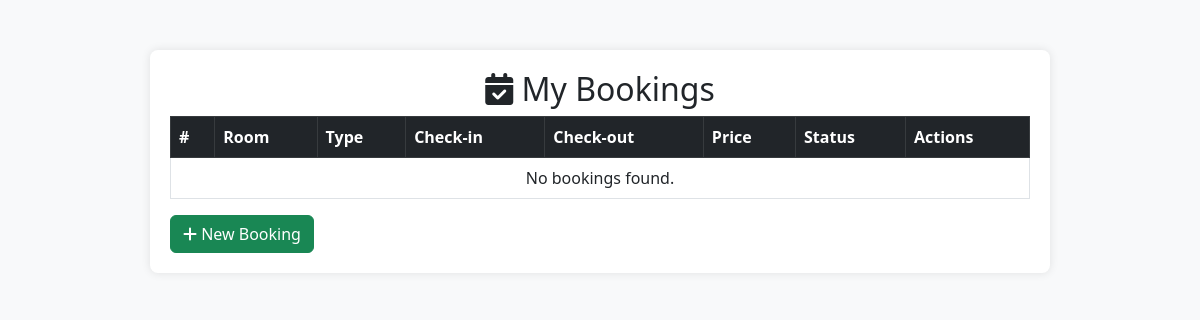
The page /user/booking/index.php (signed in) on the database as committed earlier.
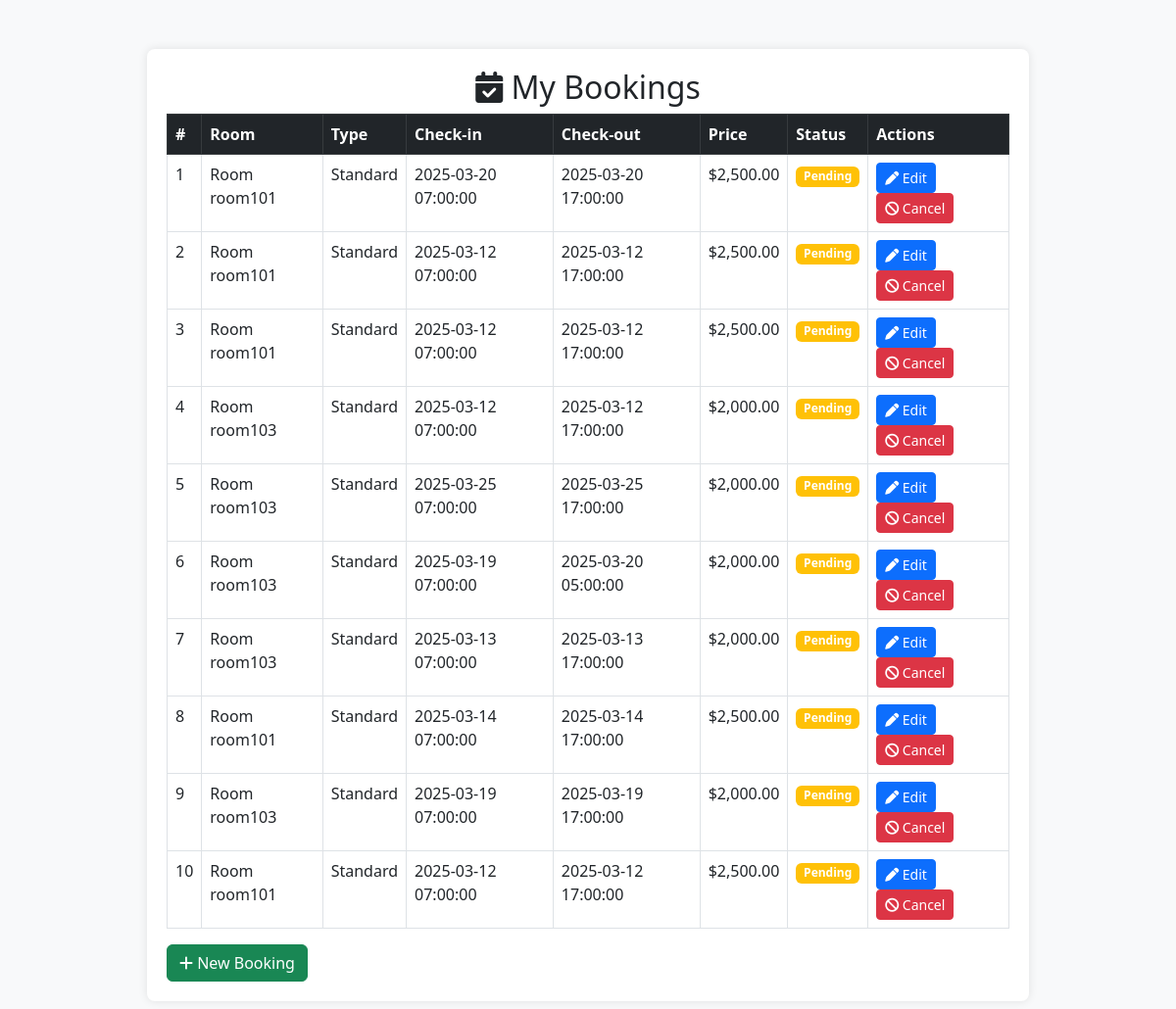
The same page on the database as committed later.
### tables this page shows
CREATE TABLE IF NOT EXISTS `booking` (
  `book_id` int(11) NOT NULL AUTO_INCREMENT,
  `account_id` int(11) DEFAULT NULL,
  `guest_id` int(11) DEFAULT NULL,
  `room_id` int(11) NOT NULL,
  `check_in` datetime NOT NULL,
  `check_out` datetime NOT NULL,
  `book_status` enum('pending','confirmed','cancelled','completed') NOT NULL,
  `reminder_sent` datetime DEFAULT NULL,
  `completion_sent` datetime DEFAULT NULL,
  `created_at` datetime NOT NULL DEFAULT current_timestamp(),
  `updated_at` timestamp NULL DEFAULT current_timestamp(),
  PRIMARY KEY (`book_id`),
  KEY `book_room_fk` (`room_id`),
  KEY `book_account_fk` (`account_id`),
  KEY `book_guest_fk` (`guest_id`)
);

CREATE TABLE IF NOT EXISTS `room` (
  `room_id` int(11) NOT NULL AUTO_INCREMENT,
  `room_code` varchar(50) NOT NULL,
  `room_type` enum('standard','premium','deluxe') NOT NULL,
  `room_status` enum('available','booked','under maintenance') NOT NULL,
  `description` text NOT NULL,
  `price` decimal(10,2) NOT NULL,
  `created_at` timestamp NOT NULL DEFAULT current_timestamp(),
  `updated_at` timestamp NOT NULL DEFAULT current_timestamp(),
  PRIMARY KEY (`room_id`),
  UNIQUE KEY `room_ code` (`room_code`)
);

### user/booking/index.php (the view, shortened to what this page needs)
<?php
include('../../resources/database/config.php');
$account_id = $_SESSION['ID'];
$sql = "SELECT b.book_id, b.room_id, b.check_in, b.check_out, b.book_status,
               r.room_code, r.room_type, r.price
        FROM booking b
        JOIN room r ON b.room_id = r.room_id
        WHERE b.account_id = ?";
$stmt = mysqli_prepare($conn, $sql);
mysqli_stmt_bind_param($stmt, "i", $account_id);
mysqli_stmt_execute($stmt);
$result = mysqli_stmt_get_result($stmt);
$bookings = [];
while ($row = mysqli_fetch_array($result)) {
    $bookings[] = $row;
}
?>
<!DOCTYPE html>
<html lang="en">
<head>
    <?php include '../bootstrap.php'; ?>
    <link rel="stylesheet" href="https://cdnjs.cloudflare.com/ajax/libs/font-awesome/6.4.2/css/all.min.css">
</head>
<body>
    <div class="container">
        <div class="table-container">
            <h2 class="text-center"><i class="fa-solid fa-calendar-check"></i> My Bookings</h2>
            <table class="table table-bordered">
                <thead class="table-dark">
                    <tr>
                        <th>#</th>
                        <th>Room</th>
                        <th>Type</th>
                        <th>Check-in</th>
                        <th>Check-out</th>
                        <th>Price</th>
                        <th>Status</th>
                        <th>Actions</th>
                    </tr>
                </thead>
                <tbody>
                    <?php if (empty($bookings)): ?>
                        <tr>
                            <td colspan="8" class="text-center">No bookings found.</td>
                        </tr>
                    <?php else: ?>
                        <?php foreach ($bookings as $index => $booking): ?>
                            <tr>
                                <td><?php echo $index + 1; ?></td>
                                <td>Room <?php echo htmlspecialchars($booking['room_code']); ?></td>
                                <td><?php echo ucfirst(htmlspecialchars($booking['room_type'])); ?></td>
                                <td><?php echo htmlspecialchars($booking['check_in']); ?></td>
                                <td><?php echo htmlspecialchars($booking['check_out']); ?></td>
                                <td>$<?php echo number_format((float)$booking['price'], 2); ?></td>
                                <td>
                                    <?php
                                        $status = strtolower($booking['book_status']);
                                        $badge_class = "secondary";
                                        if ($status == "pending") $badge_class = "warning";
                                    ?>
                                    <span class="badge bg-<?php echo $badge_class; ?>">
                                        <?php echo ucfirst($booking['book_status']); ?>
                                    </span>
                                </td>
                                <td>
                                    <?php if ($booking['book_status'] == 'pending'): ?>
                                        <a href="edit.php?booking_id=<?php echo $booking['book_id']; ?>" class="btn btn-primary btn-sm">
                                            <i class="fa-solid fa-pen"></i> Edit
                                        </a>
                                        <a href="cancel.php?booking_id=<?php echo $booking['book_id']; ?>" class="btn btn-danger btn-sm" onclick="return confirm('Are you sure you want to cancel this booking?');">
                                            <i class="fa-solid fa-ban"></i> Cancel
                                        </a>
                                    <?php else: ?>
                                        <button class="btn btn-secondary btn-sm" disabled>
                                            <i class="fa-solid fa-lock"></i> Locked
                                        </button>
                                    <?php endif; ?>
                                </td>
                            </tr>
                        <?php endforeach; ?>
                    <?php endif; ?>
                </tbody>
            </table>
            <a href="create.php" class="btn btn-success"><i class="fa-solid fa-plus"></i> New Booking</a>
        </div>
    </div>
</body>
</html>

### user/bootstrap.php (shortened to what this page needs)
<link href="https://cdn.jsdelivr.net/npm/bootstrap@5.3.0/dist/css/bootstrap.min.css" rel="stylesheet">

### user/booking/index.php (style rules this page uses)
body { background: #f8f9fa; }
.table-container { max-width: 900px; margin: 50px auto; background: #ffffff; padding: 20px; border-radius: 8px; box-shadow: 0 0 10px rgba(0,0,0,0.1); }

Rows that differ between the two databases and show on the page:
added booking: room.room_code "room101", room.room_type "Standard", check_in "2025-03-20 07:00:00", check_out "2025-03-20 17:00:00", room.price "2,500.00", book_status "Pending"
added booking: room.room_code "room101", room.room_type "Standard", check_in "2025-03-12 07:00:00", check_out "2025-03-12 17:00:00", room.price "2,500.00", book_status "Pending"
added booking: room.room_code "room101", room.room_type "Standard", check_in "2025-03-12 07:00:00", check_out "2025-03-12 17:00:00", room.price "2,500.00", book_status "Pending"
added booking: room.room_code "room103", room.room_type "Standard", check_in "2025-03-12 07:00:00", check_out "2025-03-12 17:00:00", room.price "2,000.00", book_status "Pending"
added booking: room.room_code "room103", room.room_type "Standard", check_in "2025-03-25 07:00:00", check_out "2025-03-25 17:00:00", room.price "2,000.00", book_status "Pending"
added booking: room.room_code "room103", room.room_type "Standard", check_in "2025-03-19 07:00:00", check_out "2025-03-20 05:00:00", room.price "2,000.00", book_status "Pending"
added booking: room.room_code "room103", room.room_type "Standard", check_in "2025-03-13 07:00:00", check_out "2025-03-13 17:00:00", room.price "2,000.00", book_status "Pending"
added booking: room.room_code "room101", room.room_type "Standard", check_in "2025-03-14 07:00:00", check_out "2025-03-14 17:00:00", room.price "2,500.00", book_status "Pending"
added booking: room.room_code "room103", room.room_type "Standard", check_in "2025-03-19 07:00:00", check_out "2025-03-19 17:00:00", room.price "2,000.00", book_status "Pending"
added booking: room.room_code "room101", room.room_type "Standard", check_in "2025-03-12 07:00:00", check_out "2025-03-12 17:00:00", room.price "2,500.00", book_status "Pending"
Other text that changed with them:
text no longer shown: "No bookings found."
